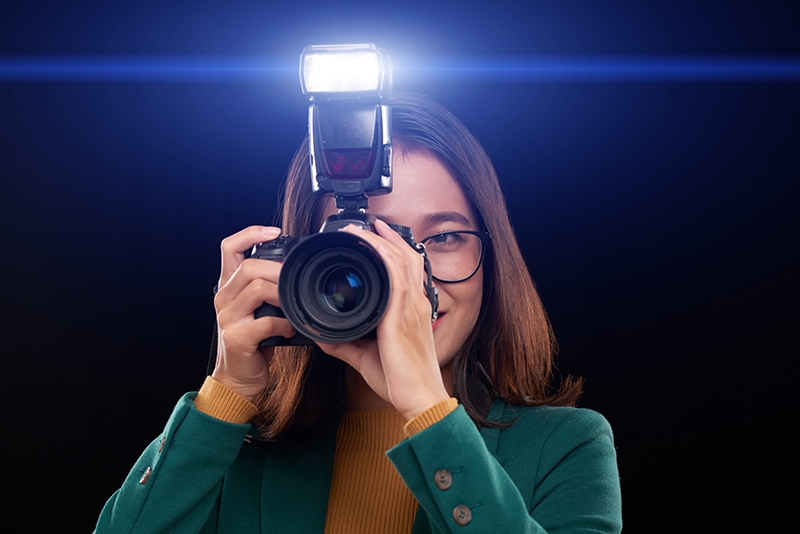
#> input picture file python/pythonProject/xyz.jpg, 800 x 534 px
$ python btvnppcanny.py   (older library calls are emulated)
#> lines starting #> are read from the running program, lines starting #| are printed output that depends on the picture; after the words box and inside, x2 and y2 are one past the last pixel; in counts of white or black regions, pixels touching at a corner belong together
import cv2
import numpy as np
from matplotlib import pyplot as plt

def gaussian_blur(image, kernel_size):
    return cv2.GaussianBlur(image, (kernel_size, kernel_size), 0)

def sobel_operator(image):
    sobel_x = cv2.Sobel(image, cv2.CV_64F, 1, 0, ksize=3)
    sobel_y = cv2.Sobel(image, cv2.CV_64F, 0, 1, ksize=3)
    magnitude = np.sqrt(sobel_x**2 + sobel_y**2)
    gradient_direction = np.arctan2(sobel_y, sobel_x)
    return magnitude, gradient_direction

def non_max_suppression(magnitude, gradient_direction):
    height, width = magnitude.shape
    suppressed = np.zeros((height, width), dtype=np.uint8)
    angle_quantized = (np.round(gradient_direction * (5.0 / np.pi)) % 5).astype(int)
    for i in range(1, height-1):
        for j in range(1, width-1):
            if angle_quantized[i, j] == 0:
                if magnitude[i, j] > magnitude[i, j-1] and magnitude[i, j] > magnitude[i, j+1]:
                    suppressed[i, j] = magnitude[i, j]
            elif angle_quantized[i, j] == 1:
                if magnitude[i, j] > magnitude[i-1, j+1] and magnitude[i, j] > magnitude[i+1, j-1]:
                    suppressed[i, j] = magnitude[i, j]
            elif angle_quantized[i, j] == 2:
                if magnitude[i, j] > magnitude[i-1, j] and magnitude[i, j] > magnitude[i+1, j]:
                    suppressed[i, j] = magnitude[i, j]
            elif angle_quantized[i, j] == 3:
                if magnitude[i, j] > magnitude[i-1, j-1] and magnitude[i, j] > magnitude[i+1, j+1]:
                    suppressed[i, j] = magnitude[i, j]
    return suppressed

def threshold(image, low_threshold, high_threshold):
    strong_edges = (image > high_threshold)
    weak_edges = (image >= low_threshold) & (image <= high_threshold)
    return strong_edges, weak_edges

def hysteresis(strong_edges, weak_edges):
    height, width = strong_edges.shape
    for i in range(1, height-1):
        for j in range(1, width-1):
            if weak_edges[i, j]:
                if strong_edges[i-1:i+2, j-1:j+2].any():
                    strong_edges[i, j] = True
                else:
                    weak_edges[i, j] = False
    return strong_edges

def canny_edge_detection(image, kernel_size, low_threshold, high_threshold):
    blurred_image = gaussian_blur(image, kernel_size)
    magnitude, gradient_direction = sobel_operator(blurred_image)
    suppressed = non_max_suppression(magnitude, gradient_direction)
    strong_edges, weak_edges = threshold(suppressed, low_threshold, high_threshold)
    edges = hysteresis(strong_edges, weak_edges)
    return edges

# Thay đổi đường dẫn và các ngưỡng tùy thích
image_path = 'xyz.jpg'
kernel_size = 5
low_threshold = 100
high_threshold = 60

# Đọc ảnh
image = cv2.imread(image_path, cv2.IMREAD_GRAYSCALE)
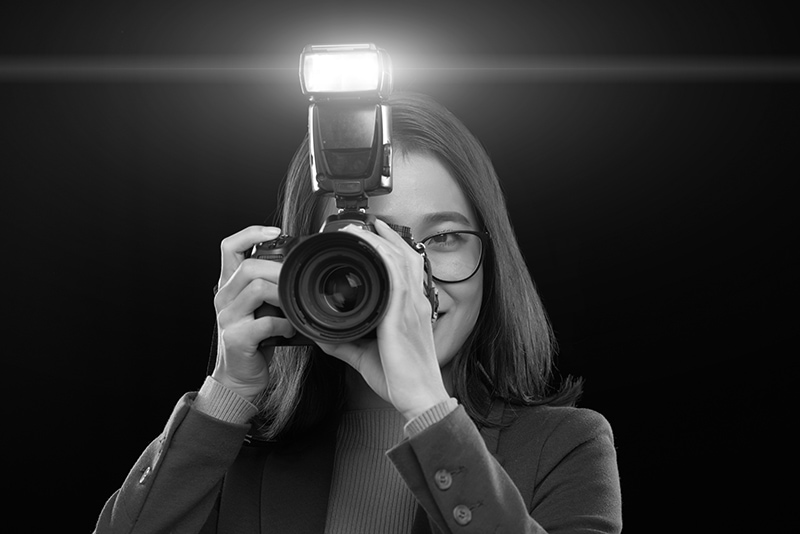
#> image: shape (534, 800); min 0, max 255, mean 47.1

# Áp dụng phương pháp Canny
edges = canny_edge_detection(image, kernel_size, low_threshold, high_threshold)
#> in sobel_operator, `sobel_y = cv2.Sobel(image, cv2.CV_64F, 0, 1, ksize=3)`:
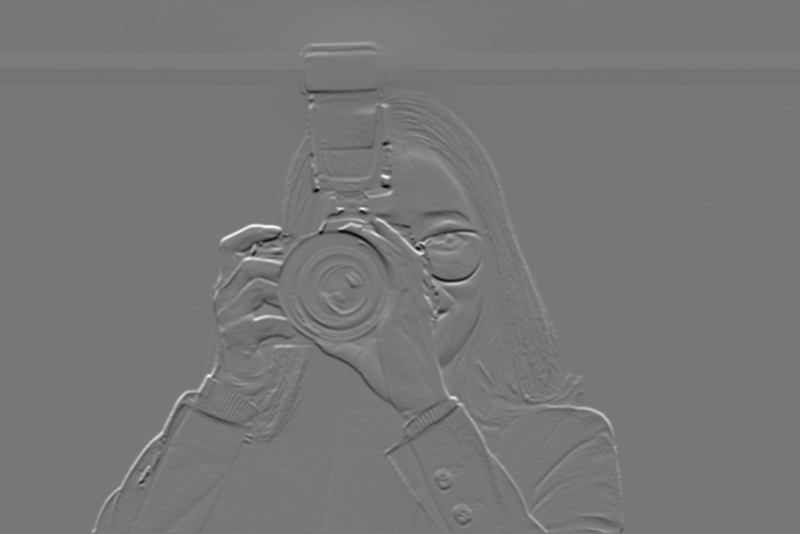
#> sobel_y: shape (534, 800) float64; min -437, max 492, mean -0.1; drawn with min black and max white
#> in sobel_operator, `gradient_direction = np.arctan2(sobel_y, sobel_x)`:
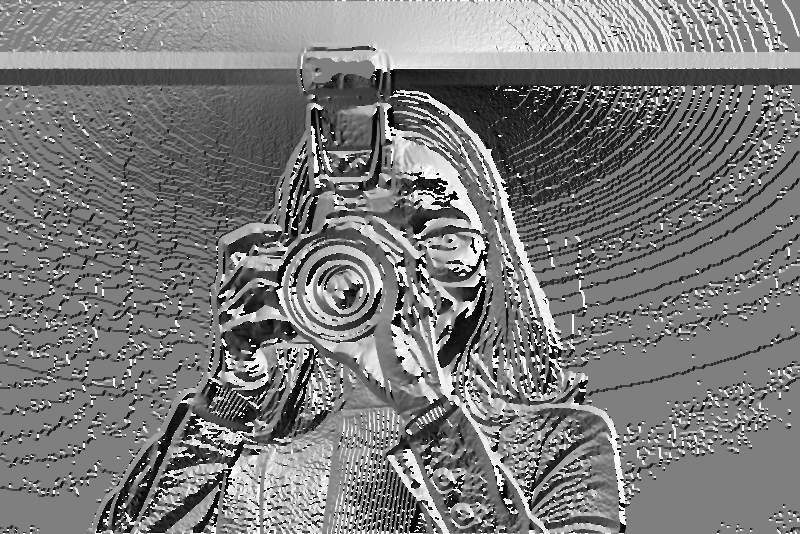
#> gradient_direction: shape (534, 800) float64; min -3.14, max 3.14, mean -0.0959; drawn with min black and max white
#> in non_max_suppression, `angle_quantized = (np.round(gradient_direction * (5.0 / np.pi)) % 5).a..`:
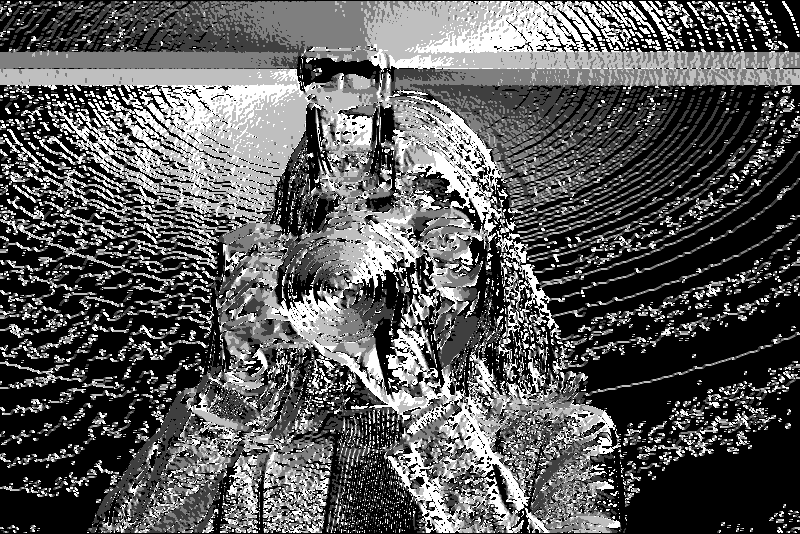
#> angle_quantized: shape (534, 800) int64; min 0, max 4, mean 1.42; drawn with min black and max white
#> after the loop in non_max_suppression, `for i in range(1, height-1):`:
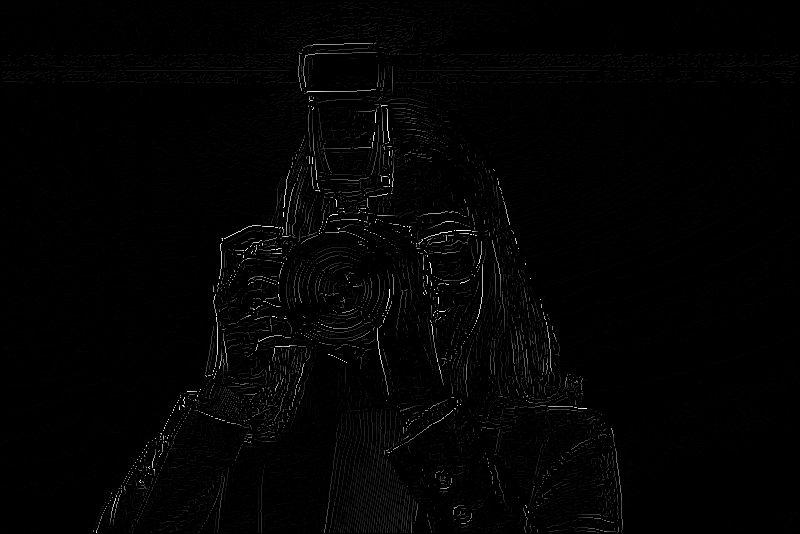
#> suppressed: shape (534, 800); min 0, max 255, mean 3
#> in threshold, `strong_edges = (image > high_threshold)`:
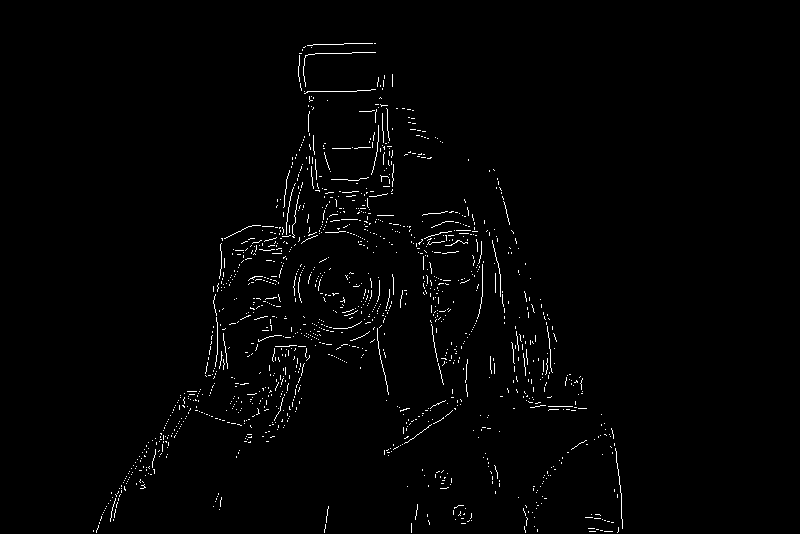
#> strong_edges: shape (534, 800) bool; 1.4% white in thin lines or dots, all inside (x1, y1, x2, y2) = (93, 43, 623, 533)
#> in threshold, `weak_edges = (image >= low_threshold) & (image <= high_threshold)`: weak_edges: shape (534, 800) bool; every value is 0

# Hiển thị ảnh mức xám sau khi thực hiện phép tích chập
plt.subplot(121)
plt.imshow(image, cmap='gray')
plt.title('Ảnh gốc')

plt.subplot(122)
plt.imshow(np.uint8(edges) * 255, cmap='gray')
plt.title('Canny Edges')

plt.show()
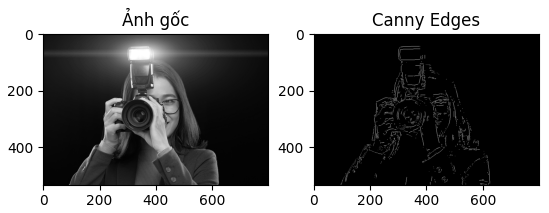
#> figure drawn by matplotlib, 2 panels

$ run again, with file python/pythonProject/gggh.jpg copied over file python/pythonProject/xyz.jpg
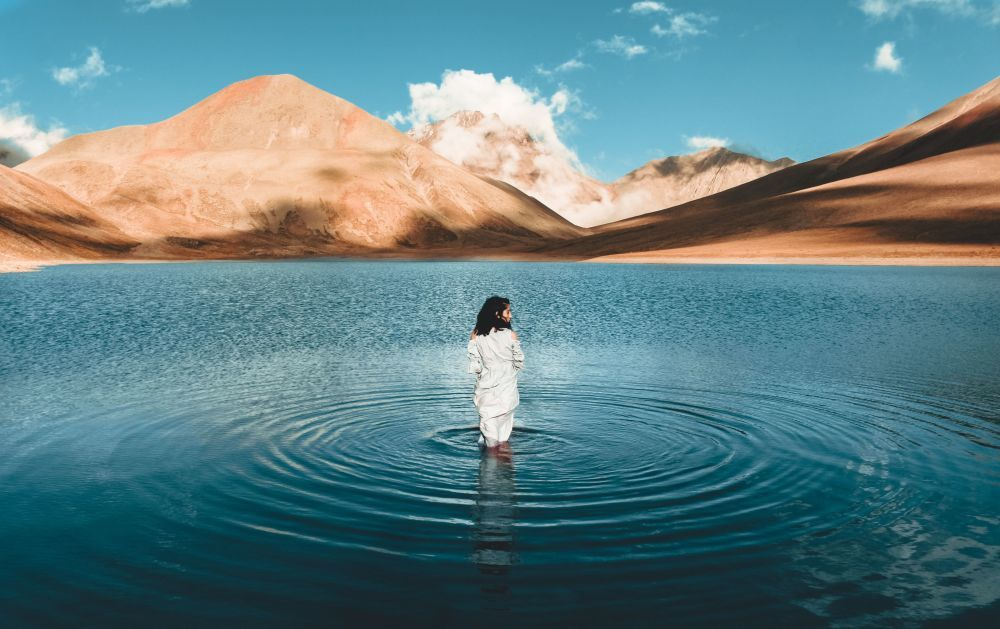
#> input picture file python/pythonProject/gggh.jpg, 1000 x 629 px
#> in threshold, `strong_edges = (image > high_threshold)`:
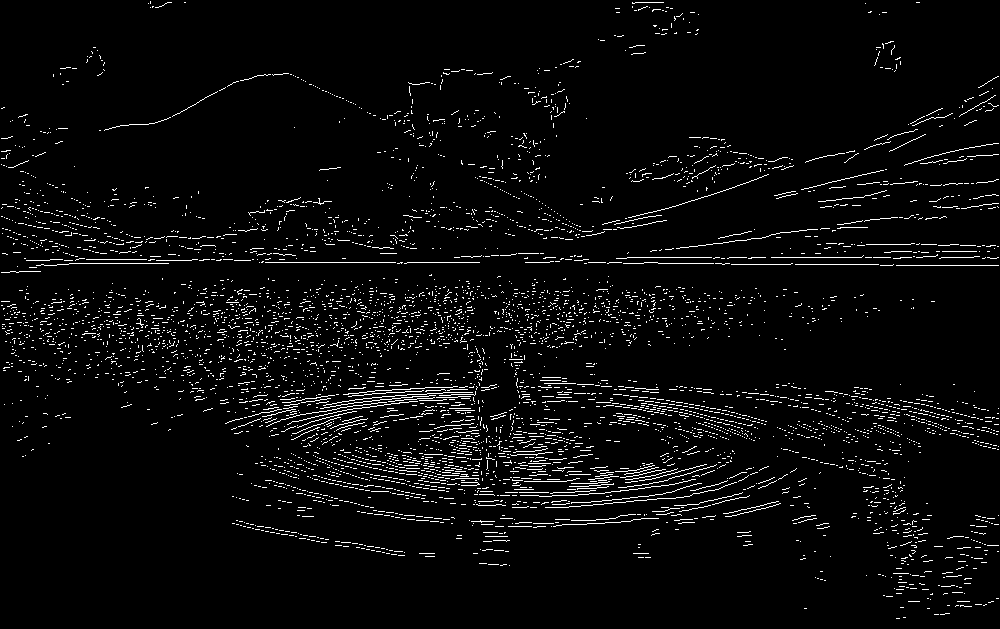
#> strong_edges: shape (629, 1000) bool; 4% white in thin lines or dots
#> weak_edges: shape (629, 1000) bool; every value is 0
#> `plt.show()`:
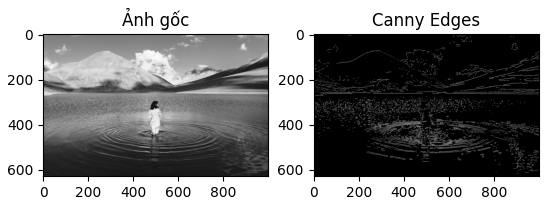
#> figure drawn by matplotlib, 2 panels
